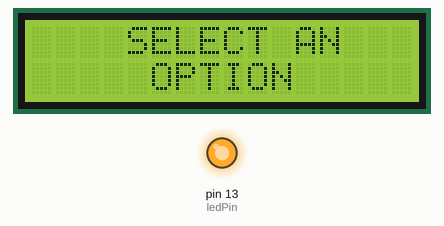
The sketch below on a simulated Arduino Uno, built with avr-gcc and run on an emulated ATmega328P. On the bench: 16×2 character LCD, output pins drawn as LEDs (lit = HIGH). What the sketch prints to the serial monitor is not drawn.

Above: at 6.5 s.
At 10.2 s:
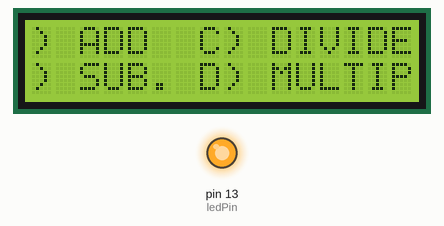
At 13.5 s:
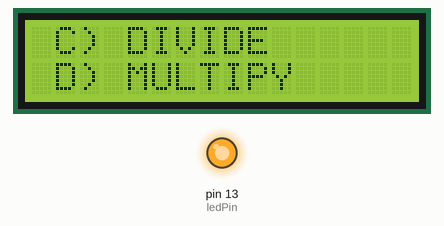
At 20.7 s:
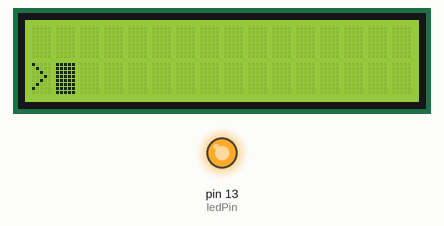
Timing chart, 0 to 22.2 s (numbered marks = the images above):
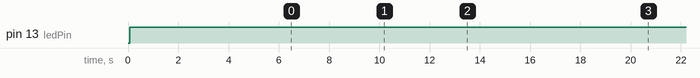

Measured:
- by itself, pin 13 (ledPin): LOW → HIGH at 0.07 s
- what the display in image 0 shows lasts 2.0 s, from 6.5 s to 8.5 s
- what the display in image 1 shows lasts 0.5 s, from 10.2 s to 10.7 s

The sketch:

keypad_read_no_lcd_.ino
```cpp
//Lini Mestar
//Calculator Mathematical Association of America Spring 2013

//Libraries
#include <Keypad.h>
#include <EEPROM.h>  //need to work on
#include <LiquidCrystal.h>


//LCD Setup
LiquidCrystal lcd(11, 10, 5, 4, 3, 2);

//4x4 matrix Keypad
const byte ROWS = 4;
const byte COLS = 4;

char keys[ROWS][COLS] = {
  {'1','2','3','A'},
  {'4','5','6','B'},
  {'7','8','9','C'},
  {'*','0','#','D'}
};

//Keypad Setup
byte rowPins[ROWS] = {2,3,4,5};
byte colPins[COLS] = {6,7,8,9};

//LED Setup
byte ledPin = 13;
//Time Setup
unsigned long T0, T1;

// LCD Special Characters
byte like[8]= {
  B00000,
  B00100,
  B00100,
  B11011,
  B11001,
  B11001,
  B11111,
};
byte p20[8] = {
  B10000,
  B10000,
  B10000,
  B10000,
  B10000,
  B10000,
  B10000,
};
byte p40[8] = {
  B11000,
  B11000,
  B11000,
  B11000,
  B11000,
  B11000,
  B11000,
};
byte p60[8] = {
  B11100,
  B11100,
  B11100,
  B11100,
  B11100,
  B11100,
  B11100,
};
byte p80[8] = {
  B11110,
  B11110,
  B11110,
  B11110,
  B11110,
  B11110,
  B11110,
};
byte p100[8] = {
  B11111,
  B11111,
  B11111,
  B11111,
  B11111,
  B11111,
  B11111,
};

//initialize the Keypad library
Keypad keypad = Keypad( makeKeymap(keys), rowPins, colPins, ROWS, COLS );

byte a[3]={'x','x','x'};
byte Num2[2]={0,0};

void setup(){
  Serial.begin(9600);
  decChar();
  lcd.begin(16, 2);
  keypad.setDebounceTime(20);  //debounce
  pinMode(ledPin, OUTPUT);      // sets the digital pin as output
  digitalWrite(ledPin, HIGH);   // sets the LED on
  start();
}  //setup

void start(){
  lcd.print(" PIERCE MATH ");
  lcd.write(5);
  progBar();
  lcd.clear();
  lcd.setCursor(1,0);
  lcd.print("   SELECT AN  ");
  lcd.setCursor(1,1);
  lcd.print("    OPTION ");
  delay(2000);
  lcd.clear();
  options();
  lcd.clear();
  lcd.setCursor(0,1);
  lcd.print(">");
  lcd.blink();
  READ_KEYPAD();
}  //start

void decChar(){
  //Setup LCD Special Characters
  lcd.createChar(0, p20);
  lcd.createChar(1, p40);
  lcd.createChar(2, p60);
  lcd.createChar(3, p80);
  lcd.createChar(4, p100);
  lcd.createChar(5, like);
}  //decChar

void options(){
  lcd.setCursor(1,0);
  lcd.print("  A) ADD  C) DIVIDE ");
  lcd.setCursor(1,1);
  lcd.print("  B) SUB. D) MULTIPY ");
  for( int pos = 0; pos<22 ; pos++){
    lcd.scrollDisplayLeft();
    delay(550);
  }
}  //options

void progBar(){
 lcd.setCursor(0,1);
 lcd.print("                ");

 for (int i = 0; i<16; i++)
 {
   for (int j=0; j<5; j++)
   {
      lcd.setCursor(i, 1);
      lcd.write(j);
      delay(80);
   }
 }
}  //progBar

void READ_KEYPAD(){
  Serial.println("read from keypad");
  char key = keypad.getKey();
  keypad.waitForKey();
  if (key != NO_KEY){
    switch(key){
      delay(70);
      case 'A':
        key = NO_KEY;
        delay(50);
        getNum();
          //if
          Serial.println("BEFORE BREAK");
          //break;
        }  //switch
    }
    Serial.println("read from keypa23d");
    //Serial.print(key);
}  //READ_KEYPAD

void getNum(){
  char pkey = NO_KEY;
  pkey = keypad.getKey();
  lcd.clear();
  lcd.print("En%ter Num1:");
  for( unsigned i = 0 ; i<3 ; i++){
    if (pkey != NO_KEY){
      Serial.println(pkey);
      if(pkey == 'A' || pkey == 'B' || pkey == 'C' ||
          pkey == 'D' || pkey == '*' || pkey == '#' ){
            lcd.setCursor(0,1);
            lcd.print("*GET SERIOUS*");
            delay(500);
            lcd.clear();
            lcd.print("Enter Num1:");
          }else{
            Serial.println(pkey);
            delay(30);
            Serial.print("KEY!!");
            //lcd.print(key);
            //a[i]=key;
          }
          Serial.print("outside of if");
      }
    }
    Serial.print("outside of");
}
void Clear(){
 lcd.setCursor(1,0);
 lcd.write("                ");
 lcd.setCursor(1,0);
 lcd.setCursor(0,1);
 lcd.write("                ");
 lcd.setCursor(0,1);
}  //Clear LCD

void loop(){
  T0=millis();
  //Serial.println("loop");

  T1=millis();
  //Serial.print(T1-T0);
}  //loop
```
